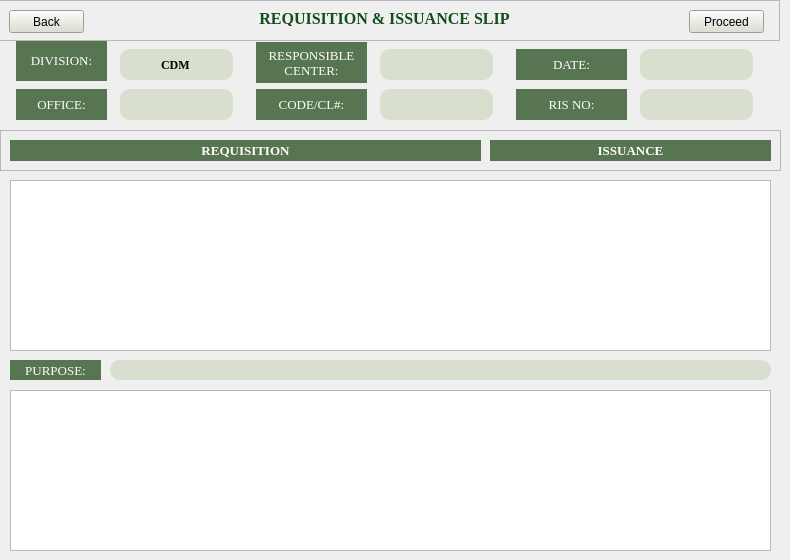
    <widget class="QWidget" name="page4">
     <widget class="QTableView" name="tableView1">
      <property name="geometry">
       <rect>
        <x>10</x>
        <y>180</y>
        <width>761</width>
        <height>171</height>
       </rect>
      </property>
     </widget>
     <widget class="QLabel" name="division">
      <property name="geometry">
       <rect>
        <x>16</x>
        <y>40</y>
        <width>91</width>
        <height>41</height>
       </rect>
      </property>
      <property name="font">
       <font>
        <family>Georgia</family>
        <pointsize>10</pointsize>
       </font>
      </property>
      <property name="styleSheet">
       <string notr="true">color: rgb(254, 255, 250);
background-color: rgb(87, 117, 80);
</string>
      </property>
      <property name="text">
       <string>DIVISION:</string>
      </property>
      <property name="alignment">
       <set>Qt::AlignCenter</set>
      </property>
     </widget>
     <widget class="QLabel" name="office">
      <property name="geometry">
       <rect>
        <x>16</x>
        <y>89</y>
        <width>91</width>
        <height>31</height>
       </rect>
      </property>
      <property name="font">
       <font>
        <family>Georgia</family>
        <pointsize>10</pointsize>
       </font>
      </property>
      <property name="styleSheet">
       <string notr="true">color: rgb(254, 255, 250);
background-color: rgb(87, 117, 80);
</string>
      </property>
      <property name="text">
       <string>OFFICE:</string>
      </property>
      <property name="alignment">
       <set>Qt::AlignCenter</set>
      </property>
     </widget>
     <widget class="QLabel" name="responsibleCenter">
      <property name="geometry">
       <rect>
        <x>256</x>
        <y>42</y>
        <width>111</width>
        <height>41</height>
       </rect>
      </property>
      <property name="font">
       <font>
        <family>Georgia</family>
        <pointsize>10</pointsize>
       </font>
      </property>
      <property name="styleSheet">
       <string notr="true">color: rgb(254, 255, 250);
background-color: rgb(87, 117, 80);
</string>
      </property>
      <property name="text">
       <string>RESPONSIBLE CENTER:</string>
      </property>
      <property name="alignment">
       <set>Qt::AlignCenter</set>
      </property>
      <property name="wordWrap">
       <bool>true</bool>
      </property>
     </widget>
     <widget class="QLabel" name="codeCL">
      <property name="geometry">
       <rect>
        <x>256</x>
        <y>89</y>
        <width>111</width>
        <height>31</height>
       </rect>
      </property>
      <property name="font">
       <font>
        <family>Georgia</family>
        <pointsize>10</pointsize>
       </font>
      </property>
      <property name="styleSheet">
       <string notr="true">color: rgb(254, 255, 250);
background-color: rgb(87, 117, 80);
</string>
      </property>
      <property name="text">
       <string>CODE/CL#:</string>
      </property>
      <property name="alignment">
       <set>Qt::AlignCenter</set>
      </property>
     </widget>
     <widget class="QLabel" name="date">
      <property name="geometry">
       <rect>
        <x>516</x>
        <y>49</y>
        <width>111</width>
        <height>31</height>
       </rect>
      </property>
      <property name="font">
       <font>
        <family>Georgia</family>
        <pointsize>10</pointsize>
       </font>
      </property>
      <property name="styleSheet">
       <string notr="true">color: rgb(254, 255, 250);
background-color: rgb(87, 117, 80);
</string>
      </property>
      <property name="text">
       <string>DATE:</string>
      </property>
      <property name="alignment">
       <set>Qt::AlignCenter</set>
      </property>
     </widget>
     <widget class="QLabel" name="risNo">
      <property name="geometry">
       <rect>
        <x>516</x>
        <y>89</y>
        <width>111</width>
        <height>31</height>
       </rect>
      </property>
      <property name="font">
       <font>
        <family>Georgia</family>
        <pointsize>10</pointsize>
       </font>
      </property>
      <property name="styleSheet">
       <string notr="true">color: rgb(254, 255, 250);
background-color: rgb(87, 117, 80);
</string>
      </property>
      <property name="text">
       <string>RIS NO:</string>
      </property>
      <property name="alignment">
       <set>Qt::AlignCenter</set>
      </property>
     </widget>
     <widget class="QLineEdit" name="cdmInput">
      <property name="geometry">
       <rect>
        <x>120</x>
        <y>49</y>
        <width>113</width>
        <height>31</height>
       </rect>
      </property>
      <property name="font">
       <font>
        <family>Georgia</family>
        <weight>75</weight>
        <bold>true</bold>
        <kerning>true</kerning>
       </font>
      </property>
      <property name="styleSheet">
       <string notr="true">background-color: rgb(217, 223, 206);
border-radius: 10px</string>
      </property>
      <property name="text">
       <string>CDM</string>
      </property>
      <property name="alignment">
       <set>Qt::AlignCenter</set>
      </property>
     </widget>
     <widget class="QLineEdit" name="input2">
      <property name="geometry">
       <rect>
        <x>120</x>
        <y>89</y>
        <width>113</width>
        <height>31</height>
       </rect>
      </property>
      <property name="styleSheet">
       <string notr="true">background-color: rgb(217, 223, 206);
border-radius: 10px</string>
      </property>
      <property name="alignment">
       <set>Qt::AlignCenter</set>
      </property>
     </widget>
     <widget class="QLineEdit" name="input4">
      <property name="geometry">
       <rect>
        <x>380</x>
        <y>89</y>
        <width>113</width>
        <height>31</height>
       </rect>
      </property>
      <property name="styleSheet">
       <string notr="true">background-color: rgb(217, 223, 206);
border-radius: 10px</string>
      </property>
      <property name="alignment">
       <set>Qt::AlignCenter</set>
      </property>
     </widget>
     <widget class="QLineEdit" name="input3">
      <property name="geometry">
       <rect>
        <x>380</x>
        <y>49</y>
        <width>113</width>
        <height>31</height>
       </rect>
      </property>
      <property name="styleSheet">
       <string notr="true">background-color: rgb(217, 223, 206);
border-radius: 10px</string>
      </property>
      <property name="alignment">
       <set>Qt::AlignCenter</set>
      </property>
     </widget>
     <widget class="QLineEdit" name="input6">
      <property name="geometry">
       <rect>
        <x>640</x>
        <y>89</y>
        <width>113</width>
        <height>31</height>
       </rect>
      </property>
      <property name="styleSheet">
       <string notr="true">background-color: rgb(217, 223, 206);
border-radius: 10px</string>
      </property>
      <property name="alignment">
       <set>Qt::AlignCenter</set>
      </property>
     </widget>
     <widget class="QLineEdit" name="input5">
      <property name="geometry">
       <rect>
        <x>640</x>
        <y>49</y>
        <width>113</width>
        <height>31</height>
       </rect>
      </property>
      <property name="styleSheet">
       <string notr="true">background-color: rgb(217, 223, 206);
border-radius: 10px</string>
      </property>
      <property name="alignment">
       <set>Qt::AlignCenter</set>
      </property>
     </widget>
     <widget class="QFrame" name="containerTop">
      <property name="geometry">
       <rect>
        <x>-1</x>
        <y>0</y>
        <width>781</width>
        <height>41</height>
       </rect>
      </property>
      <property name="frameShape">
       <enum>QFrame::StyledPanel</enum>
      </property>
      <property name="frameShadow">
       <enum>QFrame::Raised</enum>
      </property>
      <widget class="QLabel" name="requisitionIssuanceSlip">
       <property name="geometry">
        <rect>
         <x>220</x>
         <y>10</y>
         <width>331</width>
         <height>16</height>
        </rect>
       </property>
       <property name="font">
        <font>
         <family>Georgia</family>
         <pointsize>12</pointsize>
         <weight>75</weight>
         <bold>true</bold>
        </font>
       </property>
       <property name="styleSheet">
        <string notr="true">color: rgb(19, 78, 26);</string>
       </property>
       <property name="text">
        <string>REQUISITION &amp; ISSUANCE SLIP</string>
       </property>
       <property name="alignment">
        <set>Qt::AlignCenter</set>
       </property>
      </widget>
      <widget class="QPushButton" name="backBtn4">
       <property name="geometry">
        <rect>
         <x>10</x>
         <y>10</y>
         <width>75</width>
         <height>23</height>
        </rect>
       </property>
       <property name="styleSheet">
        <string notr="true">background-color: rgb(217, 223, 206);</string>
       </property>
       <property name="text">
        <string>Back</string>
       </property>
      </widget>
      <widget class="QPushButton" name="proceedBtn4">
       <property name="geometry">
        <rect>
         <x>690</x>
         <y>10</y>
         <width>75</width>
         <height>23</height>
        </rect>
       </property>
       <property name="styleSheet">
        <string notr="true">background-color: rgb(217, 223, 206);</string>
       </property>
       <property name="text">
        <string>Proceed</string>
       </property>
      </widget>
     </widget>
     <widget class="QFrame" name="containerBelowTop">
      <property name="geometry">
       <rect>
        <x>0</x>
        <y>130</y>
        <width>781</width>
        <height>41</height>
       </rect>
      </property>
      <property name="frameShape">
       <enum>QFrame::StyledPanel</enum>
      </property>
      <property name="frameShadow">
       <enum>QFrame::Raised</enum>
      </property>
      <widget class="QLabel" name="requisition">
       <property name="geometry">
        <rect>
         <x>10</x>
         <y>10</y>
         <width>471</width>
         <height>21</height>
        </rect>
       </property>
       <property name="font">
        <font>
         <family>Georgia</family>
         <pointsize>10</pointsize>
         <weight>75</weight>
         <bold>true</bold>
        </font>
       </property>
       <property name="styleSheet">
        <string notr="true">color: rgb(254, 255, 250);
background-color: rgb(87, 117, 80);</string>
       </property>
       <property name="text">
        <string>REQUISITION</string>
       </property>
       <property name="alignment">
        <set>Qt::AlignCenter</set>
       </property>
      </widget>
      <widget class="QLabel" name="issuance">
       <property name="geometry">
        <rect>
         <x>490</x>
         <y>10</y>
         <width>281</width>
         <height>21</height>
        </rect>
       </property>
       <property name="font">
        <font>
         <family>Georgia</family>
         <pointsize>10</pointsize>
         <weight>75</weight>
         <bold>true</bold>
        </font>
       </property>
       <property name="styleSheet">
        <string notr="true">color: rgb(254, 255, 250);
background-color: rgb(87, 117, 80);</string>
       </property>
       <property name="text">
        <string>ISSUANCE</string>
       </property>
       <property name="alignment">
        <set>Qt::AlignCenter</set>
       </property>
      </widget>
     </widget>
     <widget class="QLabel" name="purpose">
      <property name="geometry">
       <rect>
        <x>10</x>
        <y>360</y>
        <width>91</width>
        <height>20</height>
       </rect>
      </property>
      <property name="font">
       <font>
        <family>Georgia</family>
        <pointsize>10</pointsize>
       </font>
      </property>
      <property name="styleSheet">
       <string notr="true">color: rgb(254, 255, 250);
background-color: rgb(87, 117, 80);
</string>
      </property>
      <property name="text">
       <string>PURPOSE:</string>
      </property>
      <property name="alignment">
       <set>Qt::AlignCenter</set>
      </property>
     </widget>
     <widget class="QLineEdit" name="input7">
      <property name="geometry">
       <rect>
        <x>110</x>
        <y>360</y>
        <width>661</width>
        <height>20</height>
       </rect>
      </property>
      <property name="styleSheet">
       <string notr="true">background-color: rgb(217, 223, 206);
border-radius: 10px</string>
      </property>
      <property name="alignment">
       <set>Qt::AlignCenter</set>
      </property>
     </widget>
     <widget class="QTableView" name="tableView2">
      <property name="geometry">
       <rect>
        <x>10</x>
        <y>390</y>
        <width>761</width>
        <height>161</height>
       </rect>
      </property>
     </widget>
    </widget>
